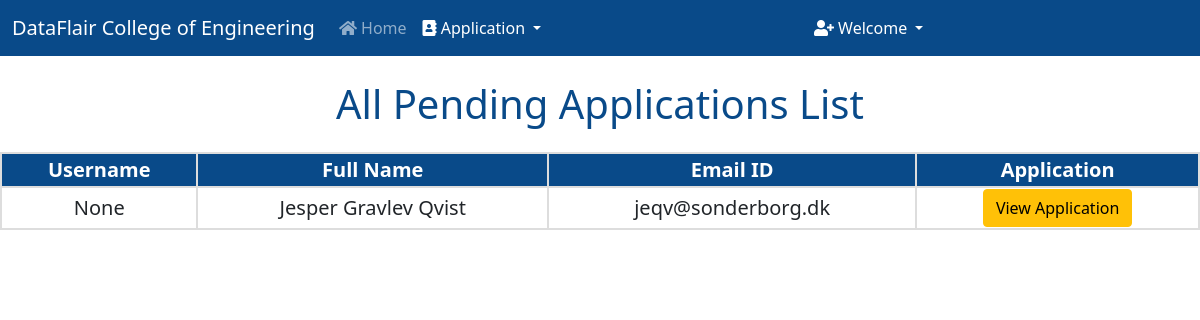
The app's page /pending_applications/ (signed in) with its own data.
### project/models.py (models this page shows, shortened)
class Application(models.Model):
    COURSES = (
    ('Computer Science Engineering', 'Computer Science Engineering'),
    ('Information Technology Engineering', 'Information Technology Engineering'),
    ('Electronics and Telecommunication Engineering', 'Electronics and Telecommunication Engineering'),
    ('Electronics Engineering', 'Electronics Engineering'),
    )
    STATUS = (
        ('Approved', 'Approved'),
        ('Pending', 'Pending'),
        ('Rejected', 'Rejected'),
    )
    user = models.OneToOneField(User, on_delete=models.CASCADE, blank=True, null=True)
    course = models.CharField(max_length=100, choices= COURSES)
    name = models.CharField(max_length=200)
    email = models.CharField(max_length=200)
    phone_no = models.CharField(max_length=200)
    address = models.TextField(max_length=200)
    student_profile = models.ImageField(upload_to="images")
    ssc_percentage = models.DecimalField(max_digits=4, decimal_places=2, null=True)
    ssc_marksheet = models.ImageField(upload_to="images", null=True)
    ssc_passing_certificate = models.ImageField(upload_to="images", null=True)
    ssc_leaving_certificate = models.ImageField(upload_to="images", null=True)
    hsc_percentage = models.DecimalField(max_digits=4, decimal_places=2, null=True)
    hsc_marksheet = models.ImageField(upload_to="images", null=True)
    hsc_passing_certificate = models.ImageField(upload_to="images", null=True)
    hsc_leaving_certificate = models.ImageField(upload_to="images", null=True)
    cet_percentile = models.DecimalField(max_digits=5, decimal_places=3, null=True)
    cet_scorecard = models.ImageField(upload_to="images", null=True)
    jee_percentile = models.DecimalField(max_digits=5, decimal_places=3, null=True)
    jee_scorecard = models.ImageField(upload_to="images", null=True)
    Application_Status = models.TextField(max_length=100, choices=STATUS, default="Pending")
    message = models.TextField(max_length=100, default="")

### project/views.py (the view)
# urls.py: path("pending_applications/", views.pending_applications, name="pending_applications"),
def pending_applications(request):
    if not request.user.is_superuser:
        return redirect("/login")
    pending = Application.objects.filter(Application_Status="Pending")
    return render(request, "pending_applications.html", {'pending':pending})

### project/templates/pending_applications.html (shortened to what this page needs)
{% extends 'admin.html' %}
    {% block body %}
    <h1 class="mt-4">All Pending Applications List</h1>
    <div class="users-table mt-4">
    <table>
        <tbody>
            <tr>
                <th>Username</th>
                <th>Full Name</th>
                <th>Email ID</th>
                <th>Application</th>
            </tr>
            {% for i in pending %}
            <tr>
                <td>{{i.user}}</td>
                <td>{{i.name}}</td>
                <td>{{i.email}}</td>
                <td><a href="/student_application/{{i.id}}/" class="btn btn-warning">View Application</a></td>
            </tr>
            {% endfor %}
        </tbody>
    </table>
    {% endblock %}

### project/templates/pending_applications.html (style rules this page uses)
h1 { text-align: center; color: #094a89; }
table { border-collapse: collapse; width: 100%; text-align: center; font-size: 20px; }
th { background-color: #094a89; color: white; }
th, td { border: 2px solid #ddd; }

### records on screen
Application: user "None", name "Jesper Gravlev Qvist", email "jeqv@sonderborg.dk"
